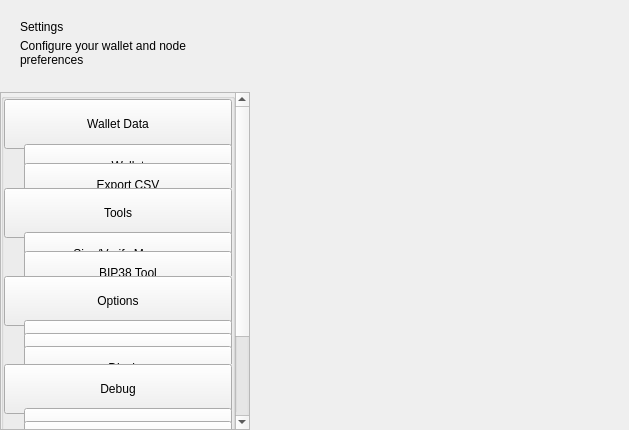
<?xml version="1.0" encoding="UTF-8"?>
<ui version="4.0">
 <class>SettingsWidget</class>
 <widget class="QWidget" name="SettingsWidget">
  <property name="geometry">
   <rect>
    <x>0</x>
    <y>0</y>
    <width>629</width>
    <height>430</height>
   </rect>
  </property>
  <property name="windowTitle">
   <string notr="true">N/A</string>
  </property>
  <layout class="QHBoxLayout" name="horizontalLayout" stretch="1,2">
   <property name="spacing">
    <number>0</number>
   </property>
   <property name="leftMargin">
    <number>0</number>
   </property>
   <property name="topMargin">
    <number>0</number>
   </property>
   <property name="rightMargin">
    <number>0</number>
   </property>
   <property name="bottomMargin">
    <number>0</number>
   </property>
   <item>
    <widget class="QWidget" name="left" native="true">
     <property name="minimumSize">
      <size>
       <width>250</width>
       <height>0</height>
      </size>
     </property>
     <layout class="QVBoxLayout" name="verticalLayout">
      <property name="leftMargin">
       <number>0</number>
      </property>
      <property name="topMargin">
       <number>0</number>
      </property>
      <property name="rightMargin">
       <number>0</number>
      </property>
      <property name="bottomMargin">
       <number>0</number>
      </property>
      <item>
       <layout class="QVBoxLayout" name="verticalLayout_1">
        <property name="spacing">
         <number>0</number>
        </property>
        <item>
         <layout class="QVBoxLayout" name="verticalLayoutTitle">
          <property name="spacing">
           <number>5</number>
          </property>
          <property name="leftMargin">
           <number>20</number>
          </property>
          <property name="topMargin">
           <number>20</number>
          </property>
          <property name="rightMargin">
           <number>20</number>
          </property>
          <property name="bottomMargin">
           <number>0</number>
          </property>
          <item>
           <widget class="QLabel" name="labelTitle">
            <property name="text">
             <string>Settings</string>
            </property>
           </widget>
          </item>
          <item>
           <widget class="QLabel" name="labelSubtitle">
            <property name="text">
             <string>Configure your wallet and node preferences</string>
            </property>
            <property name="wordWrap">
             <bool>true</bool>
            </property>
           </widget>
          </item>
         </layout>
        </item>
        <item>
         <spacer name="verticalSpacer_2">
          <property name="orientation">
           <enum>Qt::Vertical</enum>
          </property>
          <property name="sizeType">
           <enum>QSizePolicy::Fixed</enum>
          </property>
          <property name="sizeHint" stdset="0">
           <size>
            <width>20</width>
            <height>25</height>
           </size>
          </property>
         </spacer>
        </item>
        <item>
         <layout class="QVBoxLayout" name="verticalLayout_2">
          <item>
           <widget class="QScrollArea" name="scrollArea">
            <property name="sizePolicy">
             <sizepolicy hsizetype="Expanding" vsizetype="MinimumExpanding">
              <horstretch>0</horstretch>
              <verstretch>0</verstretch>
             </sizepolicy>
            </property>
            <property name="styleSheet">
             <string notr="true"/>
            </property>
            <property name="horizontalScrollBarPolicy">
             <enum>Qt::ScrollBarAlwaysOff</enum>
            </property>
            <property name="sizeAdjustPolicy">
             <enum>QAbstractScrollArea::AdjustIgnored</enum>
            </property>
            <property name="widgetResizable">
             <bool>true</bool>
            </property>
            <property name="alignment">
             <set>Qt::AlignLeading|Qt::AlignLeft|Qt::AlignTop</set>
            </property>
            <widget class="QWidget" name="scrollAreaWidgetContents">
             <property name="geometry">
              <rect>
               <x>0</x>
               <y>-68</y>
               <width>230</width>
               <height>452</height>
              </rect>
             </property>
             <property name="sizePolicy">
              <sizepolicy hsizetype="Preferred" vsizetype="MinimumExpanding">
               <horstretch>0</horstretch>
               <verstretch>0</verstretch>
              </sizepolicy>
             </property>
             <property name="maximumSize">
              <size>
               <width>16777215</width>
               <height>650</height>
              </size>
             </property>
             <property name="autoFillBackground">
              <bool>true</bool>
             </property>
             <layout class="QVBoxLayout" name="verticalLayout_3">
              <property name="spacing">
               <number>0</number>
              </property>
              <property name="sizeConstraint">
               <enum>QLayout::SetDefaultConstraint</enum>
              </property>
              <property name="leftMargin">
               <number>0</number>
              </property>
              <property name="topMargin">
               <number>0</number>
              </property>
              <property name="rightMargin">
               <number>0</number>
              </property>
              <property name="bottomMargin">
               <number>0</number>
              </property>
              <item>
               <layout class="QVBoxLayout" name="verticalLayout_4">
                <property name="spacing">
                 <number>0</number>
                </property>
                <item alignment="Qt::AlignTop">
                 <widget class="QGroupBox" name="groupBox">
                  <property name="sizePolicy">
                   <sizepolicy hsizetype="Preferred" vsizetype="MinimumExpanding">
                    <horstretch>0</horstretch>
                    <verstretch>0</verstretch>
                   </sizepolicy>
                  </property>
                  <property name="maximumSize">
                   <size>
                    <width>16777215</width>
                    <height>450</height>
                   </size>
                  </property>
                  <property name="title">
                   <string/>
                  </property>
                  <layout class="QVBoxLayout" name="verticalLayout_5">
                   <property name="spacing">
                    <number>0</number>
                   </property>
                   <property name="leftMargin">
                    <number>0</number>
                   </property>
                   <property name="topMargin">
                    <number>0</number>
                   </property>
                   <property name="rightMargin">
                    <number>0</number>
                   </property>
                   <property name="bottomMargin">
                    <number>0</number>
                   </property>
                   <item>
                    <widget class="QPushButton" name="pushButtonFile">
                     <property name="minimumSize">
                      <size>
                       <width>0</width>
                       <height>50</height>
                      </size>
                     </property>
                     <property name="maximumSize">
                      <size>
                       <width>16777215</width>
                       <height>50</height>
                      </size>
                     </property>
                     <property name="focusPolicy">
                      <enum>Qt::NoFocus</enum>
                     </property>
                     <property name="text">
                      <string>Wallet Data</string>
                     </property>
                     <property name="checkable">
                      <bool>true</bool>
                     </property>
                     <property name="autoExclusive">
                      <bool>false</bool>
                     </property>
                    </widget>
                   </item>
                   <item>
                    <widget class="QWidget" name="fileButtonsWidget" native="true">
                     <layout class="QVBoxLayout" name="verticalLayoutFileButtons">
                      <property name="spacing">
                       <number>4</number>
                      </property>
                      <property name="leftMargin">
                       <number>20</number>
                      </property>
                      <property name="topMargin">
                       <number>0</number>
                      </property>
                      <property name="rightMargin">
                       <number>0</number>
                      </property>
                      <property name="bottomMargin">
                       <number>10</number>
                      </property>
                      <item>
                       <widget class="QPushButton" name="pushButtonFile2">
                        <property name="minimumSize">
                         <size>
                          <width>0</width>
                          <height>44</height>
                         </size>
                        </property>
                        <property name="maximumSize">
                         <size>
                          <width>16777215</width>
                          <height>44</height>
                         </size>
                        </property>
                        <property name="focusPolicy">
                         <enum>Qt::NoFocus</enum>
                        </property>
                        <property name="text">
                         <string>Wallet</string>
                        </property>
                        <property name="checkable">
                         <bool>true</bool>
                        </property>
                        <property name="autoExclusive">
                         <bool>false</bool>
                        </property>
                       </widget>
                      </item>
                      <item>
                       <widget class="QPushButton" name="pushButtonExportCsv">
                        <property name="minimumSize">
                         <size>
                          <width>0</width>
                          <height>44</height>
                         </size>
                        </property>
                        <property name="maximumSize">
                         <size>
                          <width>16777215</width>
                          <height>44</height>
                         </size>
                        </property>
                        <property name="focusPolicy">
                         <enum>Qt::NoFocus</enum>
                        </property>
                        <property name="text">
                         <string>Export CSV</string>
                        </property>
                        <property name="checkable">
                         <bool>true</bool>
                        </property>
                        <property name="autoExclusive">
                         <bool>false</bool>
                        </property>
                       </widget>
                      </item>
                     </layout>
                    </widget>
                   </item>
                   <item>
                    <widget class="QPushButton" name="pushButtonConfiguration">
                     <property name="minimumSize">
                      <size>
                       <width>0</width>
                       <height>50</height>
                      </size>
                     </property>
                     <property name="maximumSize">
                      <size>
                       <width>16777215</width>
                       <height>50</height>
                      </size>
                     </property>
                     <property name="focusPolicy">
                      <enum>Qt::NoFocus</enum>
                     </property>
                     <property name="text">
                      <string>Tools</string>
                     </property>
                     <property name="checkable">
                      <bool>true</bool>
                     </property>
                     <property name="autoExclusive">
                      <bool>false</bool>
                     </property>
                    </widget>
                   </item>
                   <item>
                    <widget class="QWidget" name="configurationButtonsWidget" native="true">
                     <layout class="QVBoxLayout" name="verticalLayoutConfigButtons">
                      <property name="spacing">
                       <number>4</number>
                      </property>
                      <property name="leftMargin">
                       <number>20</number>
                      </property>
                      <property name="topMargin">
                       <number>0</number>
                      </property>
                      <property name="rightMargin">
                       <number>0</number>
                      </property>
                      <property name="bottomMargin">
                       <number>10</number>
                      </property>
                      <item>
                       <widget class="QPushButton" name="pushButtonConfiguration4">
                        <property name="minimumSize">
                         <size>
                          <width>0</width>
                          <height>44</height>
                         </size>
                        </property>
                        <property name="maximumSize">
                         <size>
                          <width>16777215</width>
                          <height>44</height>
                         </size>
                        </property>
                        <property name="focusPolicy">
                         <enum>Qt::NoFocus</enum>
                        </property>
                        <property name="text">
                         <string>Sign/Verify Message</string>
                        </property>
                        <property name="checkable">
                         <bool>true</bool>
                        </property>
                        <property name="autoExclusive">
                         <bool>false</bool>
                        </property>
                       </widget>
                      </item>
                      <item>
                       <widget class="QPushButton" name="pushButtonConfiguration3">
                        <property name="minimumSize">
                         <size>
                          <width>0</width>
                          <height>44</height>
                         </size>
                        </property>
                        <property name="maximumSize">
                         <size>
                          <width>16777215</width>
                          <height>44</height>
                         </size>
                        </property>
                        <property name="focusPolicy">
                         <enum>Qt::NoFocus</enum>
                        </property>
                        <property name="text">
                         <string>BIP38 Tool</string>
                        </property>
                        <property name="checkable">
                         <bool>true</bool>
                        </property>
                        <property name="autoExclusive">
                         <bool>false</bool>
                        </property>
                       </widget>
                      </item>
                     </layout>
                    </widget>
                   </item>
                   <item>
                    <widget class="QPushButton" name="pushButtonOptions">
                     <property name="minimumSize">
                      <size>
                       <width>0</width>
                       <height>50</height>
                      </size>
                     </property>
                     <property name="maximumSize">
                      <size>
                       <width>16777215</width>
                       <height>50</height>
                      </size>
                     </property>
                     <property name="focusPolicy">
                      <enum>Qt::NoFocus</enum>
                     </property>
                     <property name="text">
                      <string>Options</string>
                     </property>
                     <property name="checkable">
                      <bool>true</bool>
                     </property>
                     <property name="autoExclusive">
                      <bool>false</bool>
                     </property>
                    </widget>
                   </item>
                   <item>
                    <widget class="QWidget" name="optionsButtonsWidget" native="true">
                     <layout class="QVBoxLayout" name="verticalLayoutOptionsButtons">
                      <property name="spacing">
                       <number>4</number>
                      </property>
                      <property name="leftMargin">
                       <number>20</number>
                      </property>
                      <property name="topMargin">
                       <number>0</number>
                      </property>
                      <property name="rightMargin">
                       <number>0</number>
                      </property>
                      <property name="bottomMargin">
                       <number>10</number>
                      </property>
                      <item>
                       <widget class="QPushButton" name="pushButtonOptions1">
                        <property name="minimumSize">
                         <size>
                          <width>0</width>
                          <height>44</height>
                         </size>
                        </property>
                        <property name="maximumSize">
                         <size>
                          <width>16777215</width>
                          <height>44</height>
                         </size>
                        </property>
                        <property name="focusPolicy">
                         <enum>Qt::NoFocus</enum>
                        </property>
                        <property name="text">
                         <string>Main</string>
                        </property>
                        <property name="checkable">
                         <bool>true</bool>
                        </property>
                        <property name="checked">
                         <bool>false</bool>
                        </property>
                        <property name="autoExclusive">
                         <bool>false</bool>
                        </property>
                       </widget>
                      </item>
                      <item>
                       <widget class="QPushButton" name="pushButtonOptions2">
                        <property name="minimumSize">
                         <size>
                          <width>0</width>
                          <height>44</height>
                         </size>
                        </property>
                        <property name="maximumSize">
                         <size>
                          <width>16777215</width>
                          <height>44</height>
                         </size>
                        </property>
                        <property name="focusPolicy">
                         <enum>Qt::NoFocus</enum>
                        </property>
                        <property name="text">
                         <string>Wallet</string>
                        </property>
                        <property name="checkable">
                         <bool>true</bool>
                        </property>
                        <property name="autoExclusive">
                         <bool>false</bool>
                        </property>
                       </widget>
                      </item>
                      <item>
                       <widget class="QPushButton" name="pushButtonOptions5">
                        <property name="minimumSize">
                         <size>
                          <width>0</width>
                          <height>44</height>
                         </size>
                        </property>
                        <property name="maximumSize">
                         <size>
                          <width>16777215</width>
                          <height>44</height>
                         </size>
                        </property>
                        <property name="focusPolicy">
                         <enum>Qt::NoFocus</enum>
                        </property>
                        <property name="text">
                         <string>Display</string>
                        </property>
                        <property name="checkable">
                         <bool>true</bool>
                        </property>
                        <property name="autoExclusive">
                         <bool>false</bool>
                        </property>
                       </widget>
                      </item>
                     </layout>
                    </widget>
                   </item>
                   <item>
                    <widget class="QPushButton" name="pushButtonTools">
                     <property name="minimumSize">
                      <size>
                       <width>0</width>
                       <height>50</height>
                      </size>
                     </property>
                     <property name="maximumSize">
                      <size>
                       <width>16777215</width>
                       <height>50</height>
                      </size>
                     </property>
                     <property name="focusPolicy">
                      <enum>Qt::NoFocus</enum>
                     </property>
                     <property name="text">
                      <string>Debug</string>
                     </property>
                     <property name="checkable">
                      <bool>true</bool>
                     </property>
                     <property name="autoExclusive">
                      <bool>false</bool>
                     </property>
                    </widget>
                   </item>
                   <item>
                    <widget class="QWidget" name="toolsButtonsWidget" native="true">
                     <layout class="QVBoxLayout" name="verticalLayoutToolsButtons">
                      <property name="spacing">
                       <number>4</number>
                      </property>
                      <property name="leftMargin">
                       <number>20</number>
                      </property>
                      <property name="topMargin">
                       <number>0</number>
                      </property>
                      <property name="rightMargin">
                       <number>0</number>
                      </property>
                      <property name="bottomMargin">
                       <number>10</number>
                      </property>
                      <item>
                       <widget class="QPushButton" name="pushButtonTools1">
                        <property name="minimumSize">
                         <size>
                          <width>0</width>
                          <height>44</height>
                         </size>
                        </property>
                        <property name="maximumSize">
                         <size>
                          <width>16777215</width>
                          <height>44</height>
                         </size>
                        </property>
                        <property name="focusPolicy">
                         <enum>Qt::NoFocus</enum>
                        </property>
                        <property name="text">
                         <string>Information</string>
                        </property>
                        <property name="checkable">
                         <bool>true</bool>
                        </property>
                        <property name="checked">
                         <bool>false</bool>
                        </property>
                        <property name="autoExclusive">
                         <bool>false</bool>
                        </property>
                       </widget>
                      </item>
                      <item>
                       <widget class="QPushButton" name="pushButtonTools2">
                        <property name="minimumSize">
                         <size>
                          <width>0</width>
                          <height>44</height>
                         </size>
                        </property>
                        <property name="maximumSize">
                         <size>
                          <width>16777215</width>
                          <height>44</height>
                         </size>
                        </property>
                        <property name="focusPolicy">
                         <enum>Qt::NoFocus</enum>
                        </property>
                        <property name="text">
                         <string>Console</string>
                        </property>
                        <property name="checkable">
                         <bool>true</bool>
                        </property>
                        <property name="autoExclusive">
                         <bool>false</bool>
                        </property>
                       </widget>
                      </item>
                      <item>
                       <widget class="QPushButton" name="pushButtonTools5">
                        <property name="minimumSize">
                         <size>
                          <width>0</width>
                          <height>44</height>
                         </size>
                        </property>
                        <property name="maximumSize">
                         <size>
                          <width>16777215</width>
                          <height>44</height>
                         </size>
                        </property>
                        <property name="focusPolicy">
                         <enum>Qt::NoFocus</enum>
                        </property>
                        <property name="text">
                         <string>Wallet Repair</string>
                        </property>
                        <property name="checkable">
                         <bool>true</bool>
                        </property>
                        <property name="autoExclusive">
                         <bool>false</bool>
                        </property>
                       </widget>
                      </item>
                     </layout>
                    </widget>
                   </item>
                   <item>
                    <widget class="QPushButton" name="pushButtonHelp">
                     <property name="minimumSize">
                      <size>
                       <width>0</width>
                       <height>50</height>
                      </size>
                     </property>
                     <property name="maximumSize">
                      <size>
                       <width>16777215</width>
                       <height>50</height>
                      </size>
                     </property>
                     <property name="focusPolicy">
                      <enum>Qt::NoFocus</enum>
                     </property>
                     <property name="text">
                      <string>Help</string>
                     </property>
                     <property name="checkable">
                      <bool>true</bool>
                     </property>
                     <property name="autoExclusive">
                      <bool>false</bool>
                     </property>
                    </widget>
                   </item>
                   <item>
                    <widget class="QWidget" name="helpButtonsWidget" native="true">
                     <layout class="QVBoxLayout" name="verticalLayoutHelpButtons">
                      <property name="spacing">
                       <number>4</number>
                      </property>
                      <property name="leftMargin">
                       <number>20</number>
                      </property>
                      <property name="topMargin">
                       <number>0</number>
                      </property>
                      <property name="rightMargin">
                       <number>0</number>
                      </property>
                      <property name="bottomMargin">
                       <number>10</number>
                      </property>
                      <item>
                       <widget class="QPushButton" name="pushButtonHelp1">
                        <property name="minimumSize">
                         <size>
                          <width>0</width>
                          <height>44</height>
                         </size>
                        </property>
                        <property name="maximumSize">
                         <size>
                          <width>16777215</width>
                          <height>44</height>
                         </size>
                        </property>
                        <property name="focusPolicy">
                         <enum>Qt::NoFocus</enum>
                        </property>
                        <property name="text">
                         <string>FAQ</string>
                        </property>
                        <property name="checkable">
                         <bool>false</bool>
                        </property>
                        <property name="checked">
                         <bool>false</bool>
                        </property>
                        <property name="autoExclusive">
                         <bool>false</bool>
                        </property>
                       </widget>
                      </item>
                      <item>
                       <widget class="QPushButton" name="pushButtonHelp2">
                        <property name="minimumSize">
                         <size>
                          <width>0</width>
                          <height>44</height>
                         </size>
                        </property>
                        <property name="maximumSize">
                         <size>
                          <width>16777215</width>
                          <height>44</height>
                         </size>
                        </property>
                        <property name="focusPolicy">
                         <enum>Qt::NoFocus</enum>
                        </property>
                        <property name="text">
                         <string>About 1776CASH</string>
                        </property>
                        <property name="checkable">
                         <bool>false</bool>
                        </property>
                        <property name="autoExclusive">
                         <bool>false</bool>
                        </property>
                       </widget>
                      </item>
                     </layout>
                    </widget>
                   </item>
                  </layout>
                 </widget>
                </item>
               </layout>
              </item>
             </layout>
            </widget>
           </widget>
          </item>
         </layout>
        </item>
       </layout>
      </item>
     </layout>
    </widget>
   </item>
   <item>
    <widget class="QWidget" name="right" native="true">
     <layout class="QVBoxLayout" name="verticalLayout_9">
      <property name="leftMargin">
       <number>0</number>
      </property>
      <property name="topMargin">
       <number>0</number>
      </property>
      <property name="rightMargin">
       <number>0</number>
      </property>
      <property name="bottomMargin">
       <number>0</number>
      </property>
      <item>
       <layout class="QVBoxLayout" name="verticalLayout_10">
        <property name="spacing">
         <number>6</number>
        </property>
        <item>
         <layout class="QVBoxLayout" name="verticalLayout_11">
          <item>
           <widget class="QStackedWidget" name="stackedWidgetContainer"/>
          </item>
         </layout>
        </item>
       </layout>
      </item>
     </layout>
    </widget>
   </item>
  </layout>
 </widget>
 <resources/>
 <connections/>
</ui>
